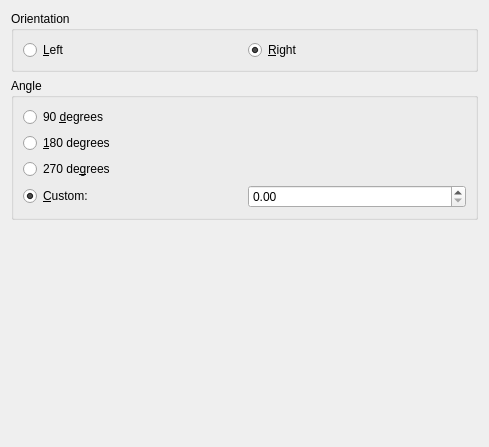
<?xml version="1.0" encoding="utf-8"?>
<ui version="4.0">
 <author>
    SPDX-FileCopyrightText: none
    SPDX-License-Identifier: GPL-3.0-or-later
  </author>
 <class>WdgRotateImage</class>
 <widget class="QWidget" name="WdgRotateImage">
  <property name="geometry">
   <rect>
    <x>0</x>
    <y>0</y>
    <width>489</width>
    <height>447</height>
   </rect>
  </property>
  <property name="windowTitle">
   <string>Rotate Image</string>
  </property>
  <layout class="QGridLayout">
   <item column="0" row="0">
    <widget class="QGroupBox" name="grpDirection">
     <property name="title">
      <string>Orientation</string>
     </property>
     <layout class="QGridLayout">
      <item column="1" row="0">
       <widget class="QRadioButton" name="radioCW">
        <property name="text">
         <string>&amp;Right</string>
        </property>
        <property name="checked">
         <bool>true</bool>
        </property>
       </widget>
      </item>
      <item column="0" row="0">
       <widget class="QRadioButton" name="radioCCW">
        <property name="text">
         <string>&amp;Left</string>
        </property>
       </widget>
      </item>
     </layout>
    </widget>
   </item>
   <item column="0" row="1">
    <widget class="QGroupBox" name="grpAngle">
     <property name="title">
      <string>Angle</string>
     </property>
     <layout class="QVBoxLayout">
      <item>
       <widget class="QRadioButton" name="radio90">
        <property name="text">
         <string>90 &amp;degrees</string>
        </property>
       </widget>
      </item>
      <item>
       <widget class="QRadioButton" name="radio180">
        <property name="text">
         <string>&amp;180 degrees</string>
        </property>
       </widget>
      </item>
      <item>
       <widget class="QRadioButton" name="radio270">
        <property name="text">
         <string>270 de&amp;grees</string>
        </property>
       </widget>
      </item>
      <item>
       <layout class="QHBoxLayout">
        <property name="leftMargin">
         <number>0</number>
        </property>
        <property name="topMargin">
         <number>0</number>
        </property>
        <property name="rightMargin">
         <number>0</number>
        </property>
        <property name="bottomMargin">
         <number>0</number>
        </property>
        <item>
         <widget class="QRadioButton" name="radioCustom">
          <property name="text">
           <string>&amp;Custom:</string>
          </property>
          <property name="checked">
           <bool>true</bool>
          </property>
         </widget>
        </item>
        <item>
         <widget class="KisDoubleParseSpinBox" name="doubleCustom">
          <property name="maximum">
           <double>360.000000000000000</double>
          </property>
          <property name="singleStep">
           <double>1.000000000000000</double>
          </property>
         </widget>
        </item>
       </layout>
      </item>
     </layout>
    </widget>
   </item>
   <item column="0" row="2">
    <spacer name="spacer4">
     <property name="orientation">
      <enum>Qt::Vertical</enum>
     </property>
     <property name="sizeType">
      <enum>QSizePolicy::Expanding</enum>
     </property>
     <property name="sizeHint" stdset="0">
      <size>
       <width>20</width>
       <height>91</height>
      </size>
     </property>
    </spacer>
   </item>
  </layout>
 </widget>
 <customwidgets>
  <customwidget>
   <class>KisDoubleParseSpinBox</class>
   <extends>QDoubleSpinBox</extends>
   <header>kis_double_parse_spin_box.h</header>
  </customwidget>
 </customwidgets>
 <resources/>
 <connections/>
</ui>
